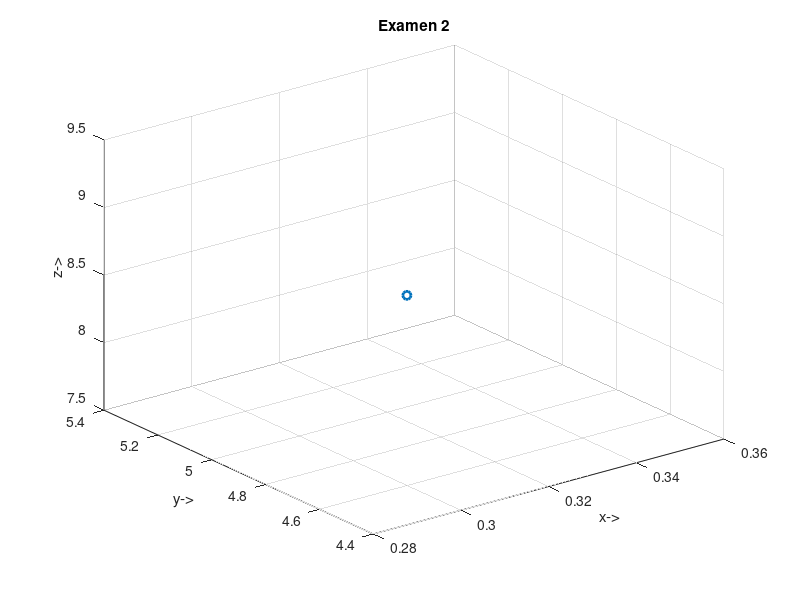

Write MATLAB code to recreate this figure.
Y = [ cosd(-15) 0 sind(-15) 0;
      0 1 0 0;
      -sind(-15) 0 cosd(-15) 0;
      0 0 0 1]
      
Rxyz = [2.5; 4.9; 8.1; 1]
x = Y*Rxyz

plot3(x(1,1),x(2,1),x(3,1),".o","LineWidth",2)
ylabel("y->")
xlabel("x->")
zlabel("z->")
title("Examen 2")
grid("on")
